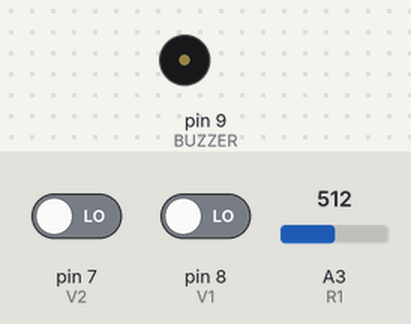
A sketch run on a simulated Arduino Uno, built with avr-gcc and run on an emulated ATmega328P. Parts: buzzer (waves = sounding). The inputs (shaded band) are chosen by the test bench; at power-on: pin 8 (V1) LOW, A3 (R1) = 512, pin 7 (V2) LOW. Random numbers use the default seed unless the sketch sets one.

Above: at 0.1 s.
At 1.2 s:
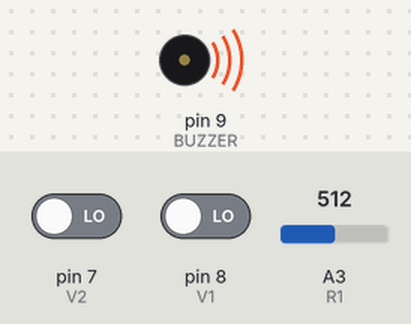
Timing chart, 0 to 1.1 s (numbered marks = the images above; inputs shaded):
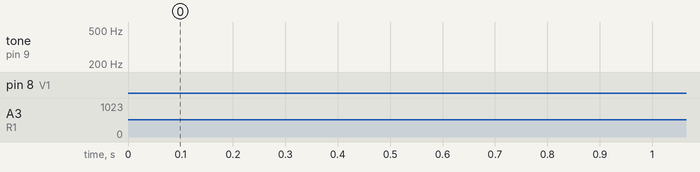

The sketch:

ToneEx.ino
```cpp
/*
  ToneEx

  Multi-parameter tone generator

  Generate tones based on some random parameters.
  Current version has feature-bug - parameters are not set by potentiometer but the noise from A3 pin!

  modified 14 Feb 2019
  by gymlyg
*/

const int BUZZER = 9;
const int V1 = 8; // 1 or 0 input "V1-parameter" pin
const int V2 = 7; // 1 or 0 input "V2-parameter" pin

const int R1 = A3; // voltage regulator must be connect to A3

/* group of input values */
int r = 0;
int v1_mode = 0;
int v2_mode = 0;

int t_delta = 100; // tone step value
int t_dir = 1; // can be 1 or -1 to up or down tone's

int t_st = 10; //start tone freq
int t_fin = 200; //final tone freq

int t_cur = 0; // current tone frreq
int t_delay = 0; // tone impulse period

int t_mel_level = 0; //unknown param
int t_r_level = 0;	//tone random value

void setup() {

  pinMode(BUZZER, OUTPUT);
  pinMode(V1, INPUT);
  pinMode(V2, INPUT);
  t_cur = t_st;
}

void loop() {

  v1_mode = digitalRead(V1);
  v2_mode = digitalRead(V2);
  r = analogRead(R1);

  if(v1_mode == 1) {

    if(v2_mode == 1) {
        t_delta = r;
    } else {
        t_delay = r;
    }
  } else {

    if(v2_mode == 1) {
       t_mel_level = r;
    } else {
       t_r_level = r;
    }
  }

  t_cur += t_dir*t_delta;

  if(v2_mode == 1) {
    if(t_cur > t_fin || t_cur < t_st) {
      t_dir *= -1;
    }
  } else {
    t_cur = random(t_fin, t_r_level);
  }

  tone(BUZZER, t_cur);
  delay(t_delay/5);
  noTone(BUZZER);
  delay(t_delay/5);

}
```
